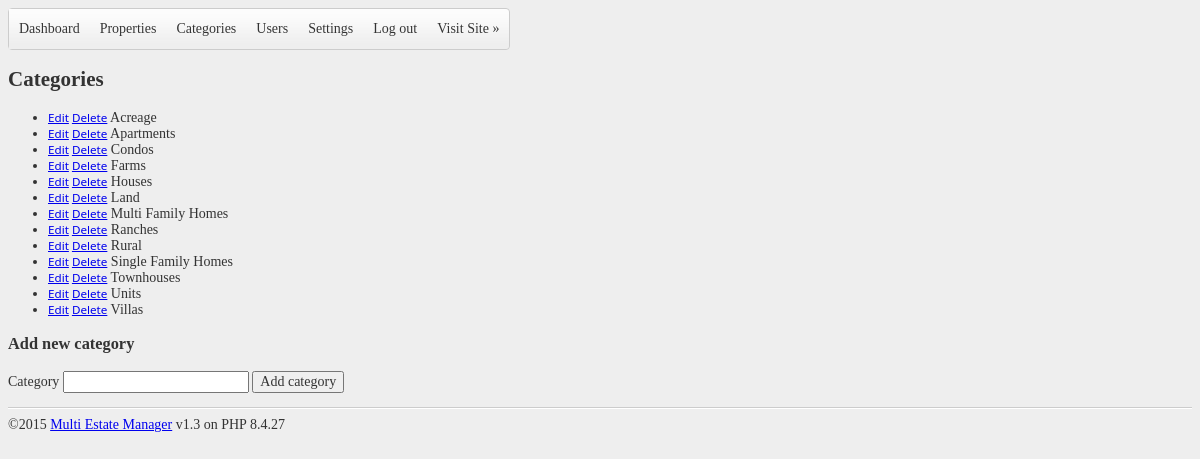
The page /admin/index.categories.php (signed in) on the database its author committed.
### tables this page shows
CREATE TABLE IF NOT EXISTS `categories` (
  `id` mediumint(9) NOT NULL AUTO_INCREMENT,
  `category` text NOT NULL,
  `description` text NOT NULL,
  PRIMARY KEY (`id`)
);

### includes/functions.php (called while the page is built, shortened)
<?php
function is_admin() {
	if(isset($_SESSION['username']) && $_SESSION['username'] == 'admin') {
		return true;
	}
	else {
		return false;
	}
}
?>

### admin/index.categories.php (the view, shortened to what this page needs)
<?php include('inc.header.php');?>
<?php if(is_admin()) {?>
<h2>Categories</h2>
<ul>
<?php
$csql = "SELECT * FROM categories ORDER BY category ASC";
$result = mysql_query($csql);
while($row = mysql_fetch_array($result)) {
	echo '<li><small><a href="?action=edit&amp;cid='.$row['id'].'">Edit</a> <a href="?action=delete&amp;cid='.$row['id'].'">Delete</a></small> '.$row['category'].'</li>';
}
?>
</ul>
<h3>Add new category</h3>
<form action="<?php echo $_SERVER['PHP_SELF'];?>" method="post">
	<p>Category <input type="text" name="category" /> <input type="submit" name="submit" value="Add category" /></p>
</form>
<?php include('inc.footer.php');?>
<?php }?>

### admin/style.admin.css (style rules this page uses)
body,td,th,input { font: 14px Georgia, "Times New Roman", Times, serif; color: #333333; }
body { background-color: #EEEEEE; }
small { font-family: "Segoe UI", Tahoma, Geneva, sans-serif; }

### rows shown on the page
categories: category "Acreage"
categories: category "Apartments"
categories: category "Condos"
categories: category "Farms"
categories: category "Houses"
categories: category "Land"
categories: category "Multi Family Homes"
categories: category "Ranches"
categories: category "Rural"
categories: category "Single Family Homes"
categories: category "Townhouses"
categories: category "Units"
categories: category "Villas"

### other values the page prints
date ('Y') "2015"
VERSION "1.3"
PHP_VERSION "8.4.27"
